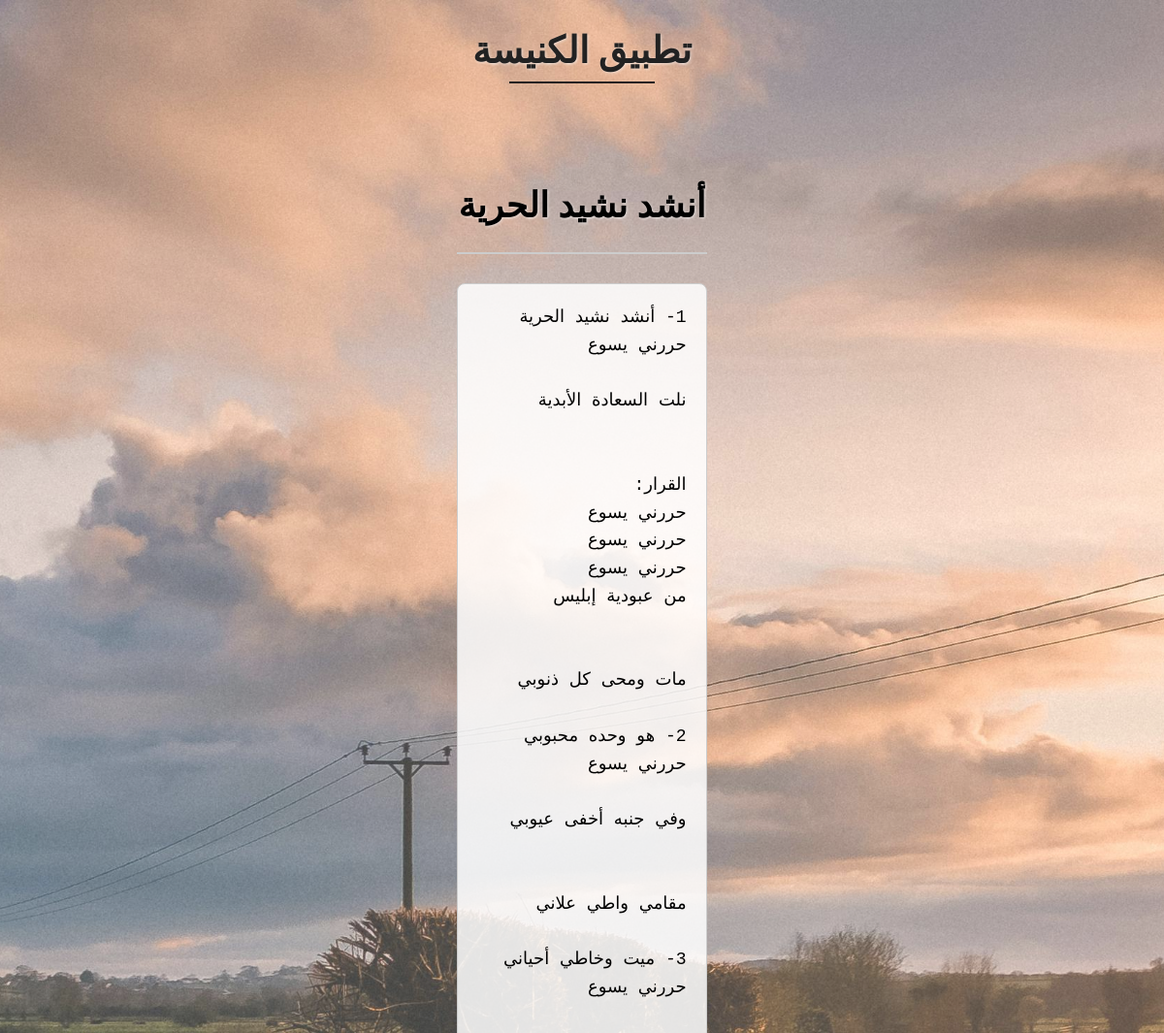
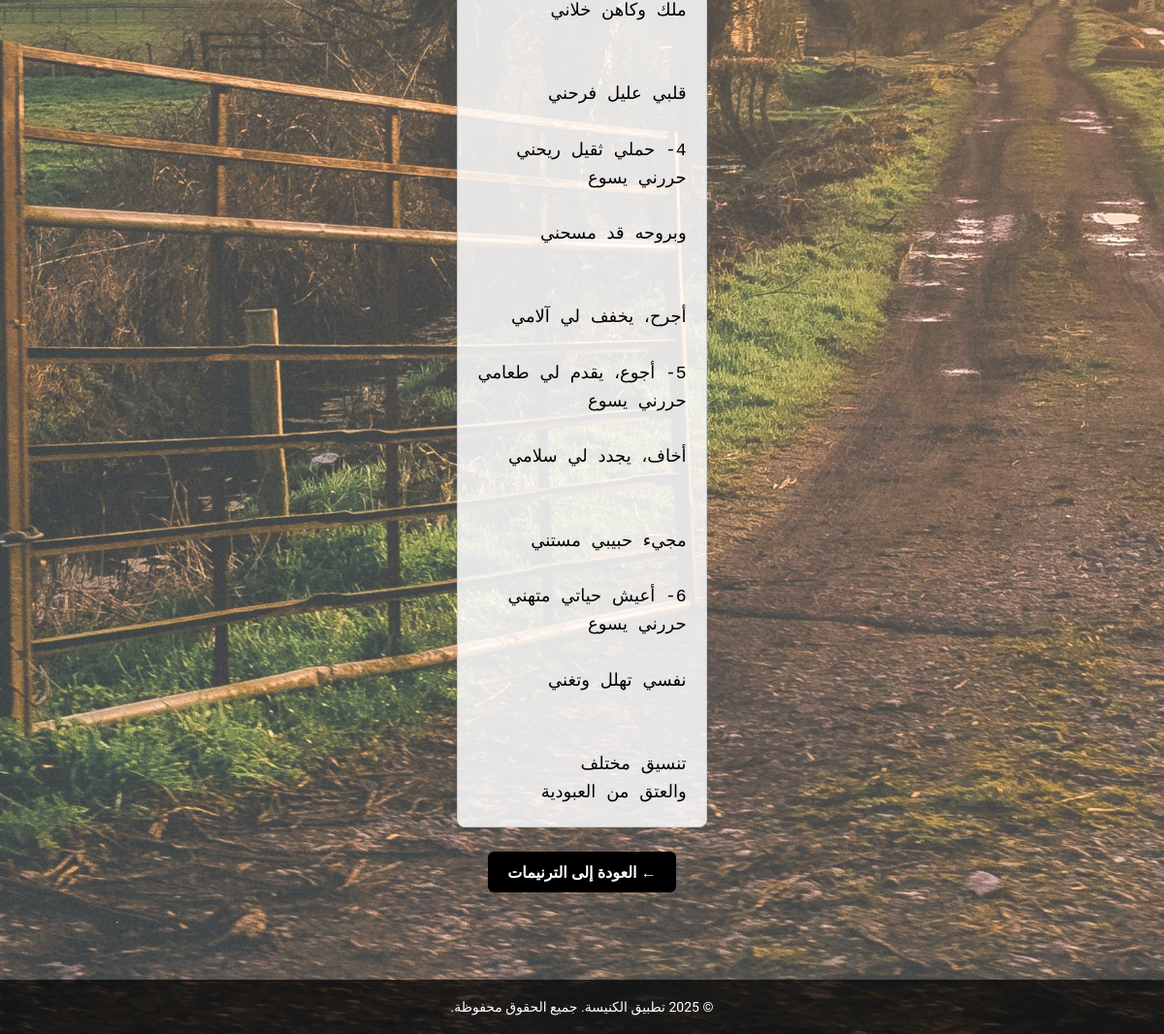
Page /songs/song/1/?lyrics= on the committed database (2 pictures, top to bottom).
### songs/models.py (models this page shows, shortened)
class Song(models.Model):
    title = models.CharField(
        max_length=255,
        verbose_name="عنوان الترنيمة"
    )
    anthropological_keywords = models.CharField(
        max_length=500,
        verbose_name="كلمات مفتاحية أنثروبولوجية",
        help_text="افصل الكلمات بفواصل"
    )
    theological_keywords = models.CharField(
        max_length=500,
        verbose_name="كلمات مفتاحية لاهوتية",
        help_text="افصل الكلمات بفواصل"
    )
    lyrics = models.TextField(
        verbose_name="كلمات الترنيمة"
    )
    powerpoint_url = models.URLField(blank=True, null=True, verbose_name="PowerPoint URL")
    powerpoint_file = models.FileField(upload_to='powerpoints/', blank=True, null=True)
    created_at = models.DateTimeField(auto_now_add=True)

### songs/views.py (the view)
# urls.py: path('songs/song/<int:song_id>/', views.song_detail, name='song_detail'),
def song_detail(request, song_id):
    song = get_object_or_404(Song, id=song_id)
    search_term = request.GET.get('lyrics', '').strip()
    lyrics = song.lyrics
    if search_term:
        pattern = re.escape(search_term)
        lyrics = re.sub(pattern, r'<mark>\g<0></mark>', lyrics, flags=re.IGNORECASE)
    return render(request, 'songs/song_detail.html', {
        'song': song,
        'lyrics': lyrics,
        'search_term': search_term,
    })

### songs/templates/songs/song_detail.html (shortened to what this page needs)
{% extends 'songs/base.html' %}
{% block content %}
<div class="song-detail-container">
    <h2 class="song-title">{{ song.title }}</h2>
    <hr class="divider">
    <pre class="lyrics">{{ lyrics|safe }}</pre>
    <div class="button-container">
        <a href="{% url 'song_list' %}?keywords=&lyrics={{ search_term }}" class="button">
            ← العودة إلى الترنيمات
        </a>
    </div>
</div>
{% endblock %}

### songs/templates/songs/base.html (style rules this page uses)
* { box-sizing: border-box; }
html, body { height: 100%; margin: 0; }
body { font-family: 'Almarai', sans-serif; color: #000; display: flex; flex-direction: column; min-height: 100vh; position: relative; }
body::before { content: ""; position: fixed; top: 0; left: 0; width: 100%; height: 100%; background-color: rgba(255,255,255,0.2); z-index: -1; }
a { color: #000; text-decoration: none; transition: color 0.2s; }

### songs/templates/songs/song_detail.html (style rules this page uses)
.song-detail-container { max-width: 900px; margin: 50px auto; padding: 0 20px; font-family: 'Segoe UI', Tahoma, Geneva, Verdana, sans-serif; color: #000; }
.song-title { text-align: center; font-size: 36px; margin-bottom: 25px; text-shadow: 1px 1px 3px rgba(255,255,255,0.6); }
.divider { border: 1px solid #ccc; margin-bottom: 30px; }
.lyrics { white-space: pre-wrap; font-size: 18px; line-height: 1.6; padding: 20px; background: rgba(255,255,255,0.85); border-radius: 8px; border: 1px solid #ccc; direction: rtl; color: #000; overflow-x: auto; }
.button-container { text-align: center; margin: 25px 0; }
.button { display: inline-block; padding: 10px 20px; background: #000; color: #fff; text-decoration: none; border-radius: 6px; font-weight: bold; transition: background 0.2s, transform 0.2s; }

### rows in the picture
Song: title "أنشد نشيد الحرية", lyrics "1- أنشد نشيد الحرية حررني يسوع نلت السعادة الأبدية القرار: حررني يسوع حررني يسوع حررني يسوع من عبودية إبليس مات ومحى كل ذنوبي 2- هو وحده محبوبي حررني يسوع وفي جنبه أخفى عيوبي مقامي واطي علاني 3- ميت وخاطي أحياني حررني يسوع ملك وكاهن خلاني قلبي عليل فرحني 4- حملي ثقيل ريحني حررني يسوع وبروحه قد مسحني أجرح، يخفف لي آلامي 5- أجوع، يقدم لي طعامي حررني يسوع أخاف، يجدد لي سلامي مجيء حبيبي مستني 6- أعيش حياتي متهني حررني يسوع نفسي تهلل وتغني تنسيق مختلف والعتق من العبودية"
